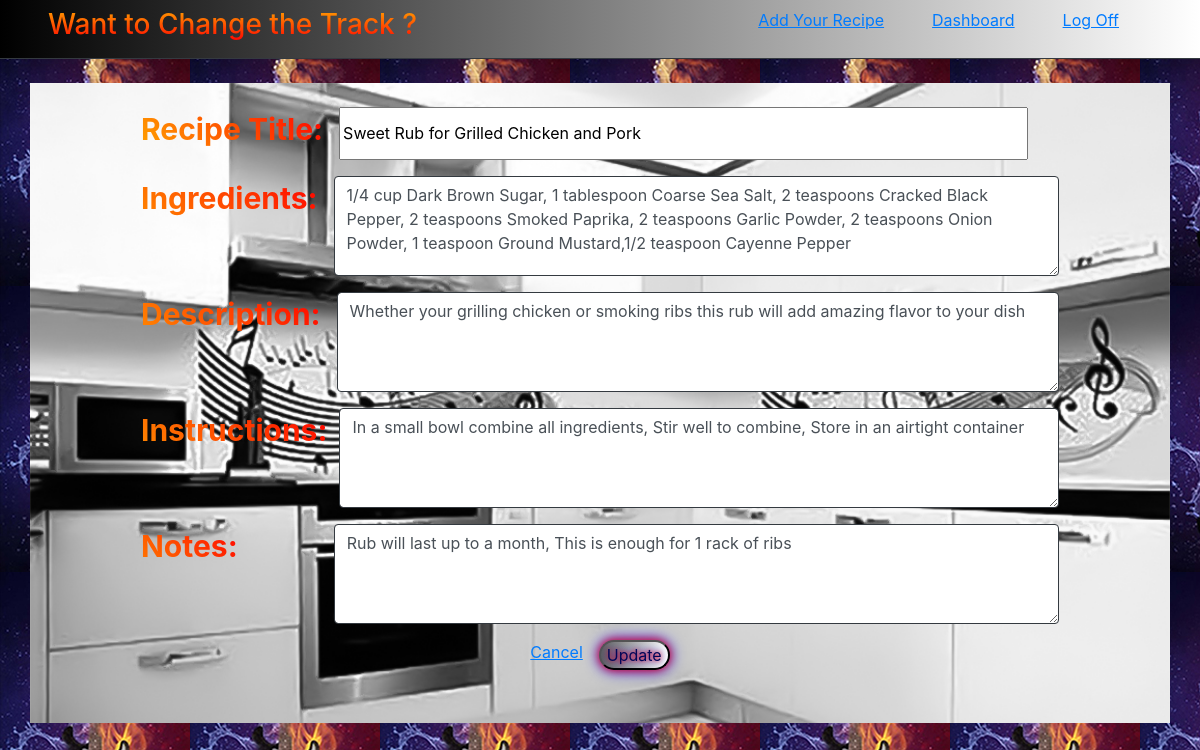
Page /recipes/1/edit on the committed database.
### main_app/models.py (models this page shows)
class Recipe(models.Model):
    title = models.CharField(max_length=255)
    ingredients = models.TextField()
    description = models.TextField()
    instructions = models.TextField()
    notes = models.TextField(null = True)
    creator = models.ForeignKey(User,
    related_name = "recipes",
    on_delete = models.CASCADE)
    favorited_by = models.ManyToManyField(User, related_name = "fav_recipes")
    objects = RecipeManager()
    created_at = models.DateTimeField(auto_now_add=True)
    updated_at = models.DateTimeField(auto_now=True)

### main_app/views.py (the view)
# urls.py: path("recipes/<int:recipe_id>/edit", views.edit),
def edit(request, recipe_id):
    context = {
        "this_recipe": Recipe.objects.get(id=recipe_id)
    }
    return render (request, "edit.html", context)

### main_app/templates/edit.html (shortened to what this page needs)
<!DOCTYPE html>
<html lang="en">
<head>
    <link rel="stylesheet" href="https://stackpath.bootstrapcdn.com/bootstrap/4.5.2/css/bootstrap.min.css">
    {%load static%}
    <link rel="stylesheet" href="{% static 'css/style.css' %}">
</head>
<body>
    <header class="d-flex justify-content-between border-bottom border-dark px-5 py-2 text-white">
        <h3 class="mr-5 h3">Want to Change the Track {{logged_in_user.first_name}}?</h3>
        <div class="row">
            <a class="mr-5" href="/recipes/create"><u>Add Your Recipe</u></a>
            <a class="mr-5" href="/dashboard"><u>Dashboard</u></a>
            <a class="mr-5" href="/logout"><u>Log Off</u></a>
        </div>
    </header>
    <div class="container  background mt-4 d-flex justify-content-center pt-4 img">
        <div class="container mx-auto pr-5 pl-5">
            <form action="/recipes/{{this_recipe.id}}/process_edit" method="post">
                <div class="form-group d-flex ml-5 mr-5 ">
                    <label class="mr-3 label_create" for="title">Recipe Title:</label>
                    <input class="w-75" type="text" name="title" id=""
                    value="{{this_recipe.title}}">
                </div>
                <div class="form-group d-flex justify-content-between ml-5 mr-5">
                    <label class="mr-3 label_create" for="ingredients">Ingredients:</label>
                    <textarea
                    class="form-control border border-dark"
                    name="ingredients" id="ingredients"
                    style="height: 100px"
                    >{{this_recipe.ingredients}}</textarea>
                </div>
                <div class="form-group d-flex justify-content-between ml-5 mr-5">
                    <label class="mr-3 label_create" for="description">Description:</label>
                    <textarea
                    class="form-control border border-dark"
                    name="description" id="description"
                    style="height: 100px">{{this_recipe.description}}</textarea>
                </div>
                <div class="form-group d-flex justify-content-between ml-5 mr-5">
                    <label class="mr-2 label_create" for="instructions">Instructions:</label>
                    <textarea
                    class="form-control border border-dark ml-1"
                    name="instructions" id="instructions"
                    style="height: 100px"
                    >{{this_recipe.instructions}}</textarea>
                </div>
                <div class="form-group d-flex justify-content-between ml-5 mr-5">
                    <label class="mr-5 label_create" for="notes">Notes:</label>
                    <textarea
                    class="form-control border border-dark ml-5"
                    name="notes" id="notes"
                    style="height: 100px"
                    >{{this_recipe.notes}}</textarea>
                </div>
                <div class="container d-flex justify-content-center">
                    <div class="row">
                        <a class="mr-3" href="/dashboard"><u>Cancel</u></a>
                        <button class="button" type="submit">Update</button>
                    </div>
                </div>
            </form>
        </div>
    </div>
</body>
</html>

### main_app/static/css/style.css (style rules this page uses)
body { background-image: url("../images/flaming-guitar-3.jpg"); background-repeat:inherit; }
.background { background-image: url("../images/kitchen_4.jpg"); background-size: 100%; background-repeat: no-repeat; }
header { background-image: linear-gradient(to right, black, white); }
.h3 { background: -webkit-linear-gradient( orange, red); -webkit-background-clip:text; -webkit-text-fill-color: transparent; }
.img { height: 40em; }
.button { color: rgb(0, 6, 88); background-image: linear-gradient(to right, rgb(94, 94, 94), white); box-shadow: 0 0 10px #FF0000, 0 0 15px #0000FF; text-shadow: 0 0 5px #FF0000, 0 0 10px #0000FF; border-radius: 3em; }
.label_create { font-size: 30px; background: -webkit-linear-gradient(45deg, orange, red); -webkit-background-clip:text; -webkit-text-fill-color: transparent; font-weight:bolder; }

### rows in the picture
Recipe: title "Sweet Rub for Grilled Chicken and Pork", ingredients "1/4 cup Dark Brown Sugar, 1 tablespoon Coarse Sea Salt, 2 teaspoons Cracked Black Pepper, 2 teaspoons Smoked Paprika, 2 teaspoons Garlic Powder, 2 teaspoons Onion Powder, 1 teaspoon Ground Mustard,1/2 teaspoon Cayenne Pepper", description "Whether your grilling chicken or smoking ribs this rub will add amazing flavor to your dish", instructions "In a small bowl combine all ingredients, Stir well to combine, Store in an airtight container", notes "Rub will last up to a month, This is enough for 1 rack of ribs"
